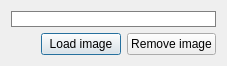
<?xml version="1.0" encoding="UTF-8"?>
<ui version="4.0">
 <class>ImageView</class>
 <widget class="QDialog" name="ImageView">
  <property name="geometry">
   <rect>
    <x>0</x>
    <y>0</y>
    <width>227</width>
    <height>66</height>
   </rect>
  </property>
  <property name="windowTitle">
   <string>Dialog</string>
  </property>
  <property name="styleSheet">
   <string notr="true"/>
  </property>
  <layout class="QVBoxLayout" name="verticalLayout_2">
   <item>
    <layout class="QVBoxLayout" name="imageLayout">
     <item>
      <widget class="QLabel" name="imageLabel">
       <property name="styleSheet">
        <string notr="true">QLabel
{
	background: white;
	border: 1px solid gray;
}</string>
       </property>
       <property name="text">
        <string/>
       </property>
      </widget>
     </item>
    </layout>
   </item>
   <item>
    <layout class="QHBoxLayout" name="buttonsLayout">
     <item>
      <spacer name="horizontalSpacer">
       <property name="orientation">
        <enum>Qt::Horizontal</enum>
       </property>
       <property name="sizeHint" stdset="0">
        <size>
         <width>40</width>
         <height>20</height>
        </size>
       </property>
      </spacer>
     </item>
     <item>
      <widget class="QPushButton" name="buttonLoad">
       <property name="text">
        <string>Load image</string>
       </property>
      </widget>
     </item>
     <item>
      <widget class="QPushButton" name="buttonRemove">
       <property name="text">
        <string>Remove image</string>
       </property>
      </widget>
     </item>
    </layout>
   </item>
  </layout>
 </widget>
 <resources/>
 <connections/>
</ui>
